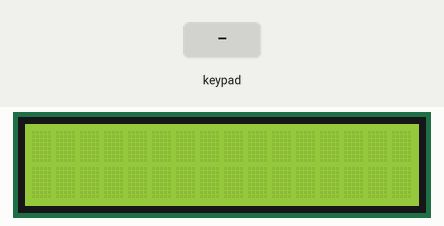
A sketch run on a simulated Arduino Uno, built with avr-gcc and run on an emulated ATmega328P. Shown: 16×2 character LCD. The inputs (shaded band) are chosen by the test bench.

Above: at 1.2 s.
1.3 s: keypad keys 7 6 1 3 0 # pressed 0.4 s apart
At 1.45 s:
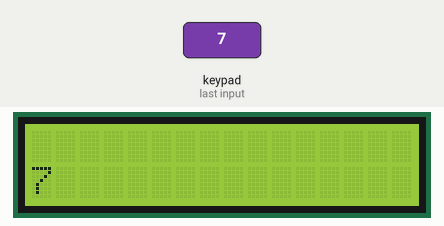
5.2 s: key '*' pressed
At 6.83 s:
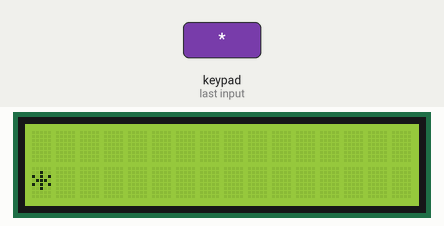
8.1 s: key '2' pressed
At 8.25 s:
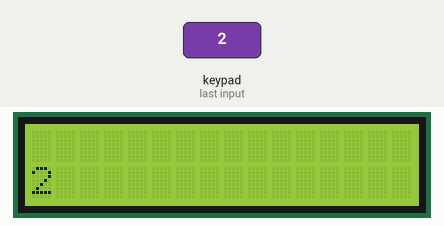
9.9 s: keypad keys 1 0 9 8 pressed 0.4 s apart
At 10.05 s:
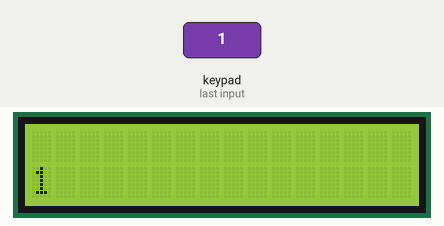
13.0 s: key '#' pressed
14.5 s: key '6' pressed
At 15.31 s:
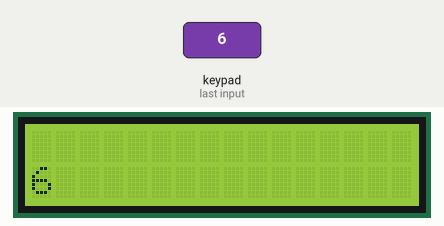
Timing chart, 0 to 17.5 s (numbered marks = the images above; inputs shaded):
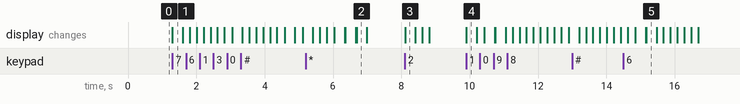

Measured:
- after the input at 1.3 s, the display: changes at once (image 1)
- after the input at 5.2 s, the display: first differs from a run without the input after 1.5 s (image 2)
- after the input at 8.1 s, the display: changes at once (image 3)
- after the input at 9.9 s, the display: changes at once (image 4)

The sketch:

hello_world.ino
```cpp
// include the library code:
#include <LiquidCrystal.h>
#include <Keypad.h>

//pinMode ();

const byte ROWS = 4; //four rows
const byte COLS = 3; //three columns
char keys[ROWS][COLS] = {
  {'1','2','3'},
  {'4','5','6'},
  {'7','8','9'},
  {'*','0','#'}
};
byte rowPins[ROWS] = {7, 6, 13, 0}; //connect to the row pinouts of the keypad
byte colPins[COLS] = {10, 9, 8}; //connect to the column pinouts of the keypad

Keypad keypad = Keypad( makeKeymap(keys), rowPins, colPins, ROWS, COLS );


// initialize the library with the numbers of the interface pins
LiquidCrystal lcd(12, 11, 5, 4, 3, 2);

void setup() {
  // set up the LCD's number of columns and rows:
  //lcd.begin(16, 2);
  lcd.begin(16, 2);
  // Print a message to the LCD.
  //lcd.print("hello, world!");

  //void setup keypad
  Serial.begin(9600);

}

void loop() {
  // set the cursor to column 0, line 1
  // (note: line 1 is the second row, since counting begins with 0):
  lcd.setCursor(0, 1);
  // print the number of seconds since reset:
  //lcd.print(millis() / 1000);

  //void loop keypad
  char key = keypad.getKey();

  char cont;
  if (key){
      lcd.println(key);
      delay(300);
      lcd.clear();

      while(key > '0'){
        key--;
        lcd.println(key);
        delay(200);
        lcd.clear();

        if(key == '0'){
          break;
        }
      }

    }
}
```
